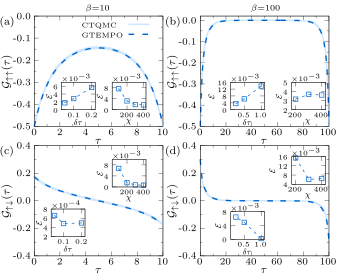

Write the gnuplot code that produced this figure.
set term epslatex standalone size 8.6cm,7cm font ",8" header\
'\usepackage{scalerel}'

lw = 4

#set linestyle 1 lw lw lc rgb "pink"
#set linestyle 2 lw lw lc rgb "red"
# set linestyle 1 lw lw lc rgb "gray"
# set linestyle 2 lw lw lc rgb "black"
# set linestyle 3 lw lw lc rgb "#90EE90"
# set linestyle 4 lw lw lc rgb "#009E73"
# set linestyle 5 lw lw lc rgb "#1E90FF"
# set linestyle 6 lw lw lc rgb "blue"
# set linestyle 1 lw lw lc rgb "pink"
# set linestyle 2 lw lw lc rgb "red"
# set linestyle 3 lw lw lc rgb "#90EE90"
# set linestyle 4 lw lw lc rgb "#009E73"
# set linestyle 5 lw lw lc rgb "#1E90FF"
# set linestyle 6 lw lw lc rgb "blue"
# set linestyle 7 lw lw lc rgb "violet"
# set linestyle 8 lw lw lc rgb "dark-violet"
# set linestyle 9 lw lw lc rgb "#DEB887"
# set linestyle 10 lw lw lc rgb "#CD853F"
set linestyle 1 lw lw lc rgb "#CCE5FF"
set linestyle 2 lw lw lc rgb "#0066CC"
#set style arrow 1 noborder lw 2 size 1,20

set out "fig.tex"
set multiplot


# main Figure
set xrange [-0.05:1.05]
set yrange [0:0.55]
set ytics 0,0.1,0.5 offset 0.5,0
set format x '\small{%g}'
set format y '\small{%.1f}'
set xlabel '$\Gamma t$' offset 0,1.2
set ylabel '$\mathcal{G}(\tau)$' offset 3,0
#set key samplen 1 maxcolumns 1
set lmargin 0
set rmargin 0
set tmargin 0
set bmargin 0

w=0.38
h=0.4

# (a)
set size w,h
set origin 0.1,0.54
set label '$\scriptstyle\beta=10$' at graph 0.4,1.08
set xlabel '$\tau$' offset 0,1.2
set ylabel '$\mathcal{G}_{\uparrow\uparrow}(\tau)$' offset 3.5,0
set xrange [0:10]
set xtics 0,2,10 offset 0,0.48
set yrange [-0.5:0]
set ytics -0.5,0.1,0
set mxtics 2
set mytics 2
set label '(a)' at graph -0.27,0.95
set key Left maxrows 2 samplen 2.5 width -1 vertical spacing 0.9 offset 0,0.1
plot "Guu10_ctqmc.dat" u 1:2 w l ls 1 t '\tiny{CTQMC}',\
     "Guu10.dat" u 1:2 w l ls 2 dt 2 t '\tiny{GTEMPO}'

# (b)
unset label
unset arrow
set size w,h
set origin 0.59,0.54
set label '$\scriptstyle\beta=100$' at graph 0.4,1.08
set ylabel '$\mathcal{G}_{\uparrow\uparrow}(\tau)$' offset 3.5,0
set xtics 0,20,100 offset 0,0.48
set xrange [0:100]
set yrange [-0.5:0.02]
set label '(b)' at graph -0.27,0.95
plot "Guu100_ctqmc.dat" u 1:2 w l ls 1 notitle,\
     "Guu100.dat" u 1:2 w l ls 2 dt 2 notitle

# (c)
unset label
set size w,h
set origin 0.1,0.07
set ylabel '$\mathcal{G}_{\uparrow\downarrow}(\tau)$' offset 3.5,0
set xrange [0:10]
set xtics 0,2,10 offset 0,0.48
set yrange [-0.4:0.4]
set ytics -0.4,0.2,0.4
set label '(c)' at graph -0.27,0.95
plot "Gud10_ctqmc.dat" u 1:2 w l ls 1 notitle,\
     "Gud10.dat" u 1:2 w l ls 2 dt 2 notitle

# (d)
set size w,h
set origin 0.59,0.07
unset label
set ylabel '$\mathcal{G}_{\uparrow\downarrow}(\tau)$' offset 3.5,0
set xrange [0:100]
set xtics 0,20,100 offset 0,0.48
set yrange [-0.4:0.4]
set ytics -0.4,0.2,0.4
set label '(d)' at graph -0.27,0.95
plot "Gud100_ctqmc.dat" u 1:2 w l ls 1 notitle,\
     "Gud100.dat" u 1:2 w l ls 2 dt 2 notitle
     


# Inset
# (a)
unset label
unset arrow
unset xlabel
unset ylabel
set size 0.1,0.1
set origin 0.18,0.6
set mxtics 1
set mytics 1
set yrange [0:7]
set ytics 0,2,8
set xrange [0.03:0.22]
set xtics 0,0.1,0.2 offset 0,0.6
set ylabel '\scaleto{\mathcal{E}}{4pt}' offset 2.8,0
set xlabel '\scaleto{\delta\tau}{4pt}' offset 0,1.4
set format y '\tiny{%.0f}'
set format x '\tiny{%.1f}'
set label '$\scriptscriptstyle \times10^{-3}$' at graph 0,1.15
plot "Guu10_dtau.dat" u 1:($2*1e3) w lp ls 2 pt 4 lw 2 dt 2 notitle,\

set size 0.1,0.1
set origin 0.33,0.6
set mxtics 1
set mytics 1
set yrange [0:10]
set ytics 0,4,8
set xrange [20:430]
set xtics 0,200,400 offset 0,0.6
set ylabel '\scaleto{\mathcal{E}}{4pt}' offset 2.8,0
set xlabel '\scaleto{\chi}{4pt}' offset 0,1.6
set format y '\tiny{%.0f}'
set format x '\tiny{%.0f}'
plot "Guu10_chi.dat" u 1:($2*1e3) w lp ls 2 pt 4 lw 2 dt 2 notitle,\


# (b)
unset label
unset arrow
unset xlabel
unset ylabel
set size 0.1,0.1
set origin 0.68,0.6
set mxtics 1
set mytics 1
set yrange [0:16]
set ytics 0,4,16
set xrange [0.1:1.1]
set xtics 0,0.5,1 offset 0,0.6
set ylabel '\scaleto{\mathcal{E}}{4pt}' offset 2.8,0
set xlabel '\scaleto{\delta\tau}{4pt}' offset 0,1.4
set format y '\tiny{%.0f}'
set format x '\tiny{%.1f}'
set label '$\scriptscriptstyle \times10^{-3}$' at graph 0,1.15
plot "Guu100_dtau.dat" u 1:($2*1e3) w lp ls 2 pt 4 lw 2 dt 2 notitle,\

set size 0.1,0.1
set origin 0.86,0.6
set mxtics 1
set mytics 1
set yrange [2:5]
set ytics 0,1,5
set xrange [170:430]
set xtics 0,200,400 offset 0,0.6
set ylabel '\scaleto{\mathcal{E}}{4pt}' offset 2.8,0
set xlabel '\scaleto{\chi}{4pt}' offset 0,1.6
set format y '\tiny{%.0f}'
set format x '\tiny{%.0f}'
plot "Guu100_chi.dat" u 1:($2*1e3) w lp ls 2 pt 4 lw 2 dt 2 notitle,\


# # (c)
unset label
unset arrow
unset xlabel
unset ylabel
set size 0.1,0.1
set origin 0.15,0.14
set mxtics 1
set mytics 1
set yrange [2:8]
set ytics 0,2,8
set xrange [0.03:0.22]
set xtics 0,0.1,0.2 offset 0,0.6
set ylabel '\scaleto{\mathcal{E}}{4pt}' offset 2.8,0
set xlabel '\scaleto{\delta\tau}{4pt}' offset 0,1.4
set format y '\tiny{%.0f}'
set format x '\tiny{%.1f}'
set label '$\scriptscriptstyle \times10^{-4}$' at graph 0,1.15
plot "Gud10_dtau.dat" u 1:($2*1e4) w lp ls 2 pt 4 lw 2 dt 2 notitle,\

unset label
set size 0.1,0.1
set origin 0.33,0.32
set mxtics 1
set mytics 1
set yrange [0:10]
set ytics 0,4,8
set xrange [20:430]
set xtics 0,200,400 offset 0,0.6
set ylabel '\scaleto{\mathcal{E}}{4pt}' offset 2.8,0
set xlabel '\scaleto{\chi}{4pt}' offset 0,1.6
set format y '\tiny{%.0f}'
set format x '\tiny{%.0f}'
set label '$\scriptscriptstyle \times10^{-3}$' at graph 0,1.15
plot "Gud10_chi.dat" u 1:($2*1e3) w lp ls 2 pt 4 lw 2 dt 2 notitle,\

# (d)
unset label
unset arrow
unset xlabel
unset ylabel
set size 0.1,0.1
set origin 0.68,0.13
set mxtics 1
set mytics 1
set yrange [0:8]
set ytics 0,4,16
set xrange [0.1:1.1]
set xtics 0,0.5,1 offset 0,0.6
set ylabel '\scaleto{\mathcal{E}}{4pt}' offset 2.8,0
set xlabel '\scaleto{\delta\tau}{4pt}' offset 0,1.4
set format y '\tiny{%.0f}'
set format x '\tiny{%.1f}'
set label '$\scriptscriptstyle \times10^{-3}$' at graph 0,1.15
plot "Gud100_dtau.dat" u 1:($2*1e3) w lp ls 2 pt 4 lw 2 dt 2 notitle,\

set size 0.1,0.1
set origin 0.86,0.33
set mxtics 1
set mytics 1
set yrange [4:16]
set ytics 0,4,16
set xrange [170:430]
set xtics 0,200,400 offset 0,0.6
set ylabel '\scaleto{\mathcal{E}}{4pt}' offset 2.8,0
set xlabel '\scaleto{\chi}{4pt}' offset 0,1.6
set format y '\tiny{%.0f}'
set format x '\tiny{%.0f}'
plot "Gud100_chi.dat" u 1:($2*1e3) w lp ls 2 pt 4 lw 2 dt 2 notitle,\
